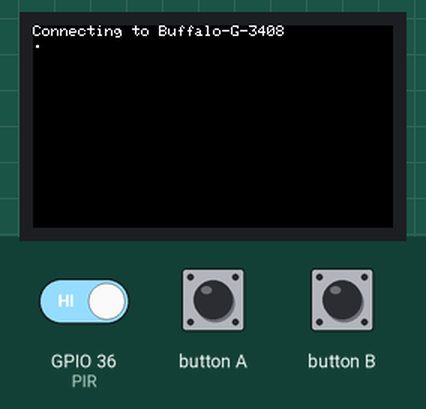
This sketch was run on a simulated ESP32. Shown: 240×135 colour display. The test bench sets the inputs (shaded band); at power-on: GPIO 36 (PIR) HIGH. WiFi joins after 1.5 s; servers stay silent unless stated; the local clock reads 2024-03-15 10:24:30 at power-on unless the sketch sets it; random numbers use the default seed unless the sketch sets one; web services answer with replies made up by the test bench; not simulated (calls return 0 or success): M5_ENV.h; what the sketch prints to the serial monitor is not drawn.

Above: at 0.7 s.
At 1.7 s:
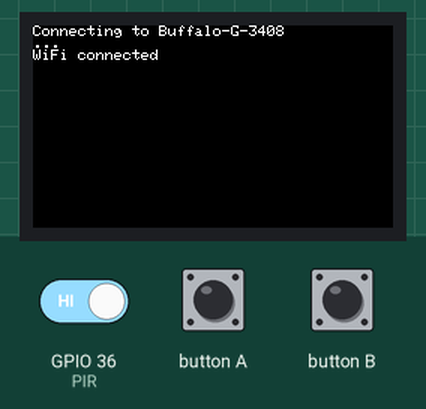
At 4.0 s:
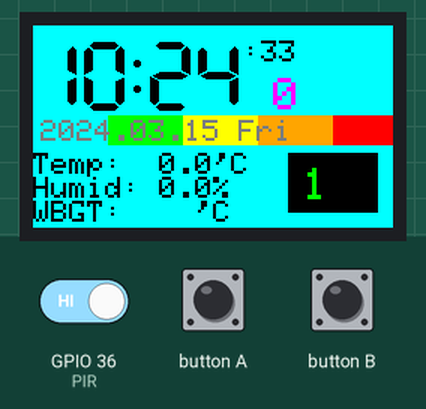
4.1 s: button A pressed for 0.15 s
7.0 s: button A pressed for 1 s
9.9 s: GPIO 36 (PIR) driven LOW and button A driven LOW
12.9 s: button A pulsed HIGH 2 times (0.12 s each, 0.3 s apart)
Timing chart, 0 to 15.9 s (numbered marks = the images above; inputs shaded):
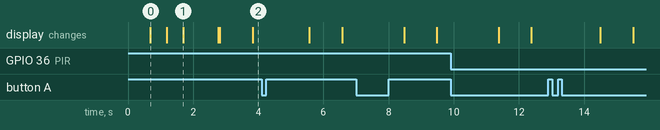

The sketch:

220802ENV3_2.ino
```cpp
//2022/8/11　11:00 基本機能としては完成した！！
//2022/8/9 13:20 ENV3をベースに、Line送信を研究する


/*
 * 2022/8/2
ENV3　メーカー公式のサンプルプログラムに、時計やWBGTなどの機能を追加


*******************************************************************************
* Copyright (c) 2021 by M5Stack
*                  Equipped with M5StickCPlus sample source code
*                          配套  M5StickCPlus 示例源代码
* Visit for more information: https://docs.m5stack.com/en/unit/envIII
* 获取更多资料请访问: https://docs.m5stack.com/zh_CN/unit/envIII
*
* Product: ENVIII_SHT30_QMP6988.  环境传感器
* Date: 2022/7/20
*******************************************************************************
  Please connect to Port,Read temperature, humidity and atmospheric pressure and
  display them on the display screen
  请连接端口,读取温度、湿度和大气压强并在显示屏上显示
*/
#include <M5StickCPlus.h>
#include "M5_ENV.h"

//=============================
#include <WiFiClient.h>
#include <WiFiClientSecure.h>

//#include <Wire.h>
#include <WiFiMulti.h>
#include <HTTPClient.h>

//#include <IOXhop_FirebaseESP32.h>

#include "ArduinoJson.h"

#include <time.h>
#define JST 3600*9

WiFiClientSecure httpsClient;
//const char* WIFI_SSID = "B_IoT";
//const char* WIFI_PASSWORD = "wF7y82Az";

const char* WIFI_SSID = "Buffalo-G-3408";
const char* WIFI_PASSWORD = "fuubus6u8rfa6";


WiFiClientSecure client;
// 時計の設定
//https://qiita.com/tranquility/items/5d0b1a259a0570be35ec
const char* ntpServer = "ntp.jst.mfeed.ad.jp"; // NTPサーバー
const long  gmtOffset_sec = 9 * 3600;          // 時差９時間
const int   daylightOffset_sec = 0;            // サマータイム設定なし

RTC_TimeTypeDef RTC_TimeStruct; // 時刻
RTC_DateTypeDef RTC_DateStruct; // 日付

unsigned long setuptime; // スリープ開始判定用（ミリ秒）
//unsigned long setuptime2nd; // wifi再接続不調時のリブート用（ミリ秒）

long beforeMiriSec = 0 ;

long swStartMills=0; //前回実行の時間を格納する。
long nowMillis;

long LcdMyCount=0;

int sMin = 0; // 画面書き換え判定用（分）
int sHor = 0; // 画面書き換え判定用（時）
int sDat = 0; //
//=============================


bool PIR_bool = false;
long PIR_Counter = 0;
long beforePIR_Sec = 0;

bool bl1stSen = false;
String st1stTime = "";

SHT3X sht30;
QMP6988 qmp6988;

float tmp      = 0.0;
float hum      = 0.0;
float pressure = 0.0;


  //温度データを小数点以下切り上げ
  int tmp_i = 0;
  //温度インデックス
  int index_tmp = 0;
  //湿度データを整数型に
  int hum_i = 0;
  //湿度インデックス
  int index_hum = 0;

  //WBGT表示値
  int WBGT_V = 0;

  String WBGT_Word = "";

String ThisColor = "BLACK";

//WBGT計算テーブル　https://symamone-tec.com/measuring_wbgt_m5stick-c/
const int WBGT[20][17] = {{15,15,16,16,17,17,18,19,19,20,20,21,21,22,23,23,24},
                          {15,16,17,17,18,18,19,19,20,21,21,22,22,23,24,24,25},
                          {16,17,17,18,19,19,20,20,21,22,22,23,23,24,25,25,26},
                          {17,18,18,19,19,20,21,21,22,22,23,24,24,25,26,26,27},
                          {18,18,19,20,20,21,22,22,23,23,24,25,25,26,27,27,28},
                          {18,19,20,20,21,22,22,23,24,24,25,26,26,27,28,28,29},
                          {19,20,21,21,22,23,23,24,25,25,26,27,27,28,29,29,30},
                          {20,21,21,22,23,23,24,25,25,26,27,28,28,29,30,30,31},
                          {21,21,22,23,24,24,25,26,26,27,28,29,29,30,31,31,32},
                          {21,22,23,24,24,25,26,27,27,28,29,29,30,31,32,32,33},
                          {22,23,24,24,25,26,27,27,28,29,30,30,31,32,33,33,34},
                          {23,24,25,25,26,27,28,28,29,30,31,31,32,33,34,34,35},
                          {24,25,25,26,27,28,28,29,30,31,32,32,33,34,35,35,36},
                          {25,25,26,27,28,29,29,30,31,32,33,33,34,35,36,37,37},
                          {25,26,27,28,29,29,30,31,32,33,33,34,35,36,37,38,38},
                          {26,27,28,29,29,30,31,32,33,34,34,35,36,37,38,39,39},
                          {27,28,29,29,30,31,32,33,34,35,35,36,37,38,39,40,41},
                          {28,28,29,30,31,32,33,34,35,35,36,37,38,39,40,41,42},
                          {28,29,30,31,32,33,34,35,35,36,37,38,39,40,41,42,43},
                          {29,30,31,32,33,34,35,35,36,37,38,39,40,41,42,43,44}};


//▲▲▲▲▲▲▲▲▲▲▲▲▲▲▲▲▲▲▲▲▲▲▲▲▲▲▲▲▲▲▲▲▲▲▲▲▲▲


//Lineまわりの設定◎◎◎◎◎◎◎◎◎◎◎◎◎◎◎◎◎◎◎◎◎◎◎◎◎◎◎◎◎◎◎◎◎◎◎◎◎◎◎◎◎◎◎◎◎◎◎◎◎◎◎◎◎◎◎◎◎◎◎◎◎◎◎
//const char* lineApiToken = "PVCmkjDuuqJlHTKflnB9pbLp4JzL2l6P3niyjyXJmnf"; //ATKMグループ
//const char* lineApiToken = "2l6LKlSW715DICCAM8D1YAmkiUS0fWwUWlcSH1P1qH1"; //単独通知

const char* lineApiToken = "TJyRhpjCqY8Kzwc3jLVcBZdih4xhHCXZAs6trx9E7Ak";//Yamazaki(AIK)グループ

//const char* lineApiToken = "LBoRUawHvBonDGG26k7pB5BokaF2hrXHEkNLCMsx9ZT"; //テスト用

// https://devdocs.line.me/files/sticker_list.pdf
//https://developers.line.biz/ja/docs/messaging-api/sticker-list/#sticker-definitions
int stickerPackage = 8515;//1
int stickerId = 16581243; //113

int stickerPackage2 = 1070;//1
int stickerId2 = 51626495; //113

int stickerPackage3 = 8515;//1
int stickerId3 = 52114113; //113

const char* host = "notify-api.line.me";
const String url = "/api/notify";
const int httpsPort = 443;

String MachineNo = "ENV3";  //
//◎◎◎◎◎◎◎◎◎◎◎◎◎◎◎◎◎◎◎◎◎◎◎◎◎◎◎◎◎◎◎◎◎◎◎◎◎◎◎◎◎◎◎◎◎◎◎◎◎◎◎◎◎◎◎◎◎◎◎◎◎◎◎◎◎◎◎◎◎◎◎◎◎◎◎◎

bool blSendToLine = false;

void printLocalTime() {
  nowMillis = millis()-swStartMills;

  static const char *wd[7] = {"Sun","Mon","Tue","Wed","Thr","Fri","Sat"};
  M5.Rtc.GetTime(&RTC_TimeStruct); // 時刻の取り出し
  M5.Rtc.GetData(&RTC_DateStruct); // 日付の取り出し
//
//Serial.print("格納は");
//Serial.println(sDat);
//
//Serial.print("最新の日付は");
//Serial.println(RTC_DateStruct.Date);

  if (sDat != RTC_DateStruct.Date) { //日付が変わったら、カウンターを０にする

    LcdMyCount = 0;
    blSendToLine = false;
    bl1stSen = false;
    LcdSet(0);
  }

  if (sHor != RTC_TimeStruct.Hours) {  //時間の時が変わったら、温度などをLINEに自動送信
    if(PIR_Counter!=0){     //PIRセンシングがあった場合のみ、LINE送信を実行する。
      GenENV();
      PIR_Counter = 0;  //PIR反応回数をリセットする。一時間あたりの反応回数で、活動量を把握する。
      bl1stSen =false;  //時が変わったら、センシング時刻のフラッグをfalseにする。これで、次回のLoopでのPIR反応時間が格納される。
    }
  }


  M5.Lcd.setTextSize(1);

  if (sMin == RTC_TimeStruct.Minutes) {
    // 秒の表示エリアだけ書き換え
      if(WBGT_V<=20){
        ThisColor = "CYAN";
        M5.Lcd.fillRect(140,5,72,25,CYAN);

      }else if(WBGT_V>20 && WBGT_V<=24){

        M5.Lcd.fillRect(140,5,72,25,GREEN);

      }else if(WBGT_V>24 && WBGT_V<=27){

        M5.Lcd.fillRect(140,5,72,25,YELLOW);

      }else if(WBGT_V>27 && WBGT_V<=30){

        M5.Lcd.fillRect(140,5,72,25,ORANGE);

      }else{

        M5.Lcd.fillRect(140,5,72,25,RED);
      }

  } else {
    //分が変わったら

       if(WBGT_V<=20){
    //        ThisColor = "CYAN";
            M5.Lcd.fillRect(0,0,150,60,CYAN);


          }else if(WBGT_V>20 && WBGT_V<=24){

            M5.Lcd.fillRect(0,0,150,60,GREEN);

          }else if(WBGT_V>24 && WBGT_V<=27){

            M5.Lcd.fillRect(0,0,150,60,YELLOW);

          }else if(WBGT_V>27 && WBGT_V<=30){

            M5.Lcd.fillRect(0,0,150,60,ORANGE);

          }else{


            M5.Lcd.fillRect(0,0,160,60,RED);
      }

      if(RTC_TimeStruct.Minutes % 10 == 0){
          // 「分」が変わった、かつ１０分ごとに温湿度データを送信
         Adafruit();

      }
        //色の段階的な意味を知らしめるための、長方形インジケーター表示------
        M5.Lcd.fillRect(0,60,55,20,CYAN);
        M5.Lcd.fillRect(50,60,55,20,GREEN);
        M5.Lcd.fillRect(100,60,55,20,YELLOW);
        M5.Lcd.fillRect(150,60,55,20,ORANGE);
        M5.Lcd.fillRect(200,60,55,20,RED);
        //---------------------------------------------------------
    }


    M5.Lcd.setTextColor(BLACK);
    M5.Lcd.setCursor(0, 10, 7);  //x,y,font 7:48ピクセル7セグ風フォント

    M5.Lcd.printf("%02d:%02d", RTC_TimeStruct.Hours, RTC_TimeStruct.Minutes); // 時分を表示

    M5.Lcd.setTextFont(1); // 1:Adafruit 8ピクセルASCIIフォント
    M5.Lcd.setTextSize(2);

    M5.Lcd.printf(":%02d\n",RTC_TimeStruct.Seconds); // 秒を表示


    //日付の表示^^^^^^^^^^^^^^^^^^^^^^^^^^^^^^^^^^^^^^^^^^^^^^^^^^^^^^
    M5.Lcd.setCursor(5, 63, 1);  //x,y,font 1:Adafruit 8ピクセルASCIIフォント
    M5.Lcd.setTextSize(2);
    M5.Lcd.setTextColor(TFT_DARKGREY);
  //  M5.Lcd.printf("D:%04d.%02d.%02d %s\n", RTC_DateStruct.Year, RTC_DateStruct.Month, RTC_DateStruct.Date, wd[RTC_DateStruct.WeekDay]);
    M5.Lcd.printf("%04d.%02d.%02d %s\n", RTC_DateStruct.Year, RTC_DateStruct.Month, RTC_DateStruct.Date, wd[RTC_DateStruct.WeekDay]);
    //^^^^^^^^^^^^^^^^^^^^^^^^^^^^^^^^^^^^^^^^^^^^^^^^^^^^^^^^^^^^^^^

    sMin = RTC_TimeStruct.Minutes; // 「分」を保存
    sHor = RTC_TimeStruct.Hours; // 「時」を保存
    sDat = RTC_DateStruct.Date ; //日付を保存


//=就業時間外や休憩時間はカウントしないようにする========================================
//  bool restTime = false;
//
//  if(sHor <= 7){
//    restTime = true;
//  }
//
//  if(sHor == 10 && sMin >=5 && sMin <=9){
//
//    restTime = true;
//  }else{
////    Serial.println("❒❒❒");
//  }
//
//  if(sHor == 12 && sMin >=0 && sMin <=49){
//    restTime = true;
//  }else{
//  }
//
//  if(sHor == 15 && sMin >=5 && sMin <=9){
//    restTime = true;
//  }else{
//  }


//=======================================================================


//
//  M5.Lcd.setTextSize(2);//文字の大きさを設定（1～7）
//
//  M5.Lcd.setCursor(190, 10, 1);

//  //#################################################################################################
}

//=======================================================================================

void LcdSet(int LcdMyCount){
// カウント表示の更新=============================================================

    //*****画面描画 start *********************************************
    if(WBGT_V<=20){

      M5.Lcd.fillRect(160, 30, 50, 30, CYAN);
    }else if(WBGT_V>20 && WBGT_V<=24){

      M5.Lcd.fillRect(160, 30, 50, 30, GREEN);

    }else if(WBGT_V>24 && WBGT_V<=27){

     M5.Lcd.fillRect(160, 30, 50, 30, YELLOW);

    }else if(WBGT_V>27 && WBGT_V<=30){

      M5.Lcd.fillRect(160, 30, 50, 30, ORANGE);

    }else{

      M5.Lcd.fillRect(160, 30, 50, 30, RED);

    }

    M5.Lcd.setCursor(160, 35,1);
    if(LcdMyCount == 0 ){
       M5.Lcd.setTextColor(PINK); //文字色設定(背景は透明)(WHITE, BLACK, RED, GREEN, B
    }else{
       M5.Lcd.setTextColor(BLUE); //文字色設定(背景は透明)(WHITE, BLACK, RED, GREEN, B
    }
  //  M5.Lcd.printf(LcdMyCount);
    M5.Lcd.setTextSize(3);      // 文字サイズを3にする
  //  M5.Lcd.printf("c:%1.0fc\r\n", LcdMyCount);
    M5.Lcd.print(LcdMyCount);
    M5.Lcd.setTextSize(1);

//===============================================================================


}

void Adafruit(){
//  Serial.println("Adaに入りました");

  pressure = qmp6988.calcPressure();
  if (sht30.get() == 0) {  // Obtain the data of shT30.
      tmp = sht30.cTemp;   // Store the temperature obtained from shT30.

      tmp_i = (tmp-0.1) + 1;
  } else {
      tmp = 0, hum = 0;
  }


    //温度インデックス
    if(tmp_i<=20){    //マイナスになると、おかしな数字になるので、強制的に０とする。
      index_tmp = 0 ;
    }else{
      index_tmp = tmp_i - 21;
    }


    hum = sht30.humidity;
    //湿度データを整数型に
    hum_i = hum;
    //湿度インデックス
    index_hum = hum / 5 - 3;


     //WBGT表示値
    WBGT_V = WBGT[index_tmp][index_hum];

//    sendToFirebaseENV(tmp,hum,pressure / 100);

    M5.Lcd.setTextColor(BLACK);
    //*****画面描画 start *********************************************
    if(WBGT_V<=20){

      M5.Lcd.fillScreen(CYAN);
      WBGT_Word = "青";
    }else if(WBGT_V>20 && WBGT_V<=24){

      M5.Lcd.fillScreen(GREEN);
      WBGT_Word = "緑";
    }else if(WBGT_V>24 && WBGT_V<=27){

      M5.Lcd.fillScreen(YELLOW);
      WBGT_Word = "注意 黄";
    }else if(WBGT_V>27 && WBGT_V<=30){

      M5.Lcd.fillScreen(ORANGE);
      WBGT_Word = "警戒 橙";
    }else{

      M5.Lcd.fillScreen(RED);
      M5.Lcd.setTextColor(WHITE);
      WBGT_Word = "危険 赤";
    }
  //*****画面描画 end**************************************

    M5.Lcd.setTextSize(2);      // 文字サイズを2にする
    M5.Lcd.setCursor(0, 85, 1);

    M5.Lcd.printf("Temp: %4.1f'C\r\n", tmp);

    M5.Lcd.printf("Humid:%4.1f%%\r\n", hum);

    M5.Lcd.printf("WBGT:%4.0d'C\r\n", WBGT_V);

    M5.Lcd.setTextSize(1);      // 文字サイズを2にする
    delay(10);

    LcdSet(0);


}


void wifiConnect(){
  M5.Lcd.setRotation(3);
  M5.Lcd.setCursor(0, 0, 1);
  M5.Lcd.fillScreen(BLACK);

  int cnt=0;
  M5.Lcd.printf("Connecting to %s\n", WIFI_SSID);
  WiFi.begin(WIFI_SSID, WIFI_PASSWORD);

  while(WiFi.status() != WL_CONNECTED) {
    cnt++;
    delay(500);
    M5.Lcd.print(".");
    if(cnt%10==0) {
      WiFi.disconnect();
      WiFi.begin(WIFI_SSID, WIFI_PASSWORD);
      M5.Lcd.println("");
    }
    if(cnt>=60) {
      ESP.restart();
    }
  }

  M5.Lcd.printf("\nWiFi connected\n");
  delay(1000);
  M5.Lcd.fillScreen(BLACK);
}
//◆◆◆◆◆◆◆◆◆◆◆◆◆◆◆◆◆◆◆◆◆◆◆◆◆◆◆◆◆◆◆◆◆◆◆◆◆◆◆◆◆◆◆◆◆◆◆◆◆◆◆◆◆◆◆◆◆◆◆◆◆◆◆◆◆◆◆◆◆◆◆◆◆◆◆◆◆◆◆◆◆


void lineNotify2nd(String message, int stkpkgid, int stkid){
  //digitalWrite(ledPin, HIGH);

  Serial.print("connecting to ");
  Serial.println(host);

  if (!client.connect(host, httpsPort)) {
    Serial.println("connection failed");
    return;
  }
/*

*/
  Serial.print("requesting URL: ");
  Serial.println(url);
  String lineMessage = "message=" + message;

  if((stkid != 0) && (stkpkgid != 0)){
    lineMessage += "&stickerPackageId=";
    lineMessage += stkpkgid;
    lineMessage += "&stickerId=";
    lineMessage += stkid;
  }

  String header = "POST " + url + " HTTP/1.1\r\n" +
               "Host: " + host + "\r\n" +
               "User-Agent: ESP8266\r\n" +
               "Authorization: Bearer " + lineApiToken + "\r\n" +
               "Connection: close\r\n" +
               "Content-Type: application/x-www-form-urlencoded\r\n" +
               "Content-Length: " + lineMessage.length() + "\r\n";

  client.print(header);
  client.print("\r\n");
  client.print(lineMessage + "\r\n");

  Serial.print("request sent:");
  Serial.println(lineMessage);

  String res = client.readString();
  Serial.println(res);
  client.stop();
}


void GenENV(){
      String MyANP2 = String(PIR_Counter);

      String WBGT_Word2 = WBGT_Word + WBGT_V;
      Serial.println(WBGT_Word);
      Serial.println(MyANP2);
      char msg[100];

      sprintf(msg, "\r\n気温: %2.0f 'C\r\n湿度:%2.0f %\r\nWBGT:%6s\r\n回数:%10s\r\n時刻:%10s", tmp,hum,WBGT_Word2,MyANP2,st1stTime);//８月１１日LINE送信大成功！！！

      int MyRand = 16581265 - random(23);
      lineNotify2nd(msg, stickerPackage3, MyRand);
}

void setup() {
    Serial.begin(9600);
    client.setInsecure();
    M5.begin();             // Init M5StickCPlus.  初始化M5StickCPlus
    M5.Lcd.setRotation(3);  // Rotate the screen.  旋转屏幕

    pinMode(36,INPUT_PULLUP);

    wifiConnect();
    configTime( JST, 0, "ntp.nict.jp", "ntp.jst.mfeed.ad.jp");
// Get local time
    struct tm timeInfo;
    if (getLocalTime(&timeInfo)) {
      M5.Lcd.print("NTP : ");
      M5.Lcd.println(ntpServer);

      // Set RTC time
      RTC_TimeTypeDef TimeStruct;
      TimeStruct.Hours   = timeInfo.tm_hour;
      TimeStruct.Minutes = timeInfo.tm_min;
      TimeStruct.Seconds = timeInfo.tm_sec;
      M5.Rtc.SetTime(&TimeStruct);

      RTC_DateTypeDef DateStruct;
      DateStruct.WeekDay = timeInfo.tm_wday;
      DateStruct.Month = timeInfo.tm_mon + 1;
      DateStruct.Date = timeInfo.tm_mday;
      DateStruct.Year = timeInfo.tm_year + 1900;
      M5.Rtc.SetData(&DateStruct);
    }

  time_t t;
  t = time(NULL);
//  client.setInsecure();

    Wire.begin(32,33);  // Wire init, adding the I2C bus.
    qmp6988.init();
    M5.lcd.println(F("ENVIII Unit(SHT30 and QMP6988) test"));
   Adafruit();
   printLocalTime();
   LcdSet(0);

}


void loop() {
    delay(10);

    // ボタンの状態を更新
    M5.update();

    if(millis()>beforeMiriSec+1000){
        //一秒ごとに実行される、時刻更新処理
        printLocalTime();
        beforeMiriSec = millis();
    }

    if(PIR_Counter==0 || millis()>beforePIR_Sec + 60000){ //６０秒あける

//      Serial.println("入ったよ");
//      Serial.println(PIR_Counter);
      if(digitalRead(36)){              //PIR を検出
        Serial.println("反応したよ");
        PIR_Counter ++;

       if(bl1stSen ==false){
        char hms[100];
        M5.Rtc.GetTime(&RTC_TimeStruct); // 時刻の取り出し
        sprintf(hms, "%02d:%02d:%02d\n", RTC_TimeStruct.Hours, RTC_TimeStruct.Minutes,RTC_TimeStruct.Seconds); // 時分を表示

          st1stTime = hms;
          bl1stSen = true;
          Serial.println(st1stTime);
      }

        M5.Lcd.fillRect(170,85,60,40,BLACK);
        M5.Lcd.setCursor(180,95);
        M5.Lcd.setTextSize(3);
        M5.Lcd.setTextColor(GREEN);
        M5.Lcd.print(PIR_Counter);
        beforePIR_Sec = millis();       //センシングの時間を格納して６０秒のインターバルの起点時間とする。
      }

    }


    if(M5.BtnA.wasPressed()){
      GenENV();

    }


}
```

Measured:
- what the display in image 1 shows lasts 1.1 s, from 1.7 s to 2.8 s
